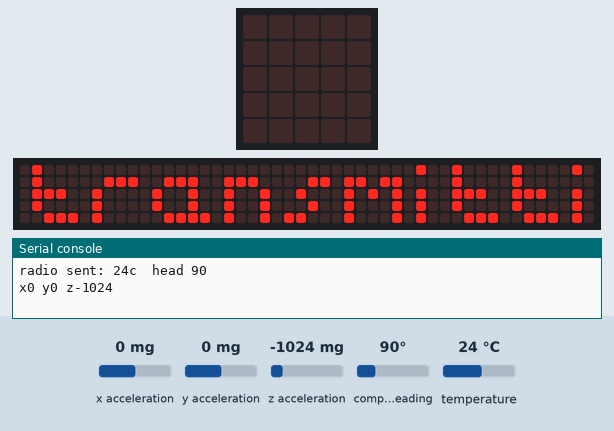
This program was run on a simulated BBC micro:bit running MicroPython. On the bench: the board's 5×5 LED display, a strip that is not on the board, showing the scrolling text unrolled, the last lines printed to the serial console. The test bench sets the inputs (shaded band); at power-on: x acceleration 0 mg, y acceleration 0 mg, z acceleration -1024 mg, compass heading 90°, temperature 24 °C. No radio messages arrive unless stated (any console line starting 'radio sent:' is added by the test bench); the 48×5 strip is a reading aid, not a part: it shows the text the display is scrolling, unrolled, one strip-width of it at a time; the compass is already calibrated.

Above: at 0.2 s.
At 1.82 s:
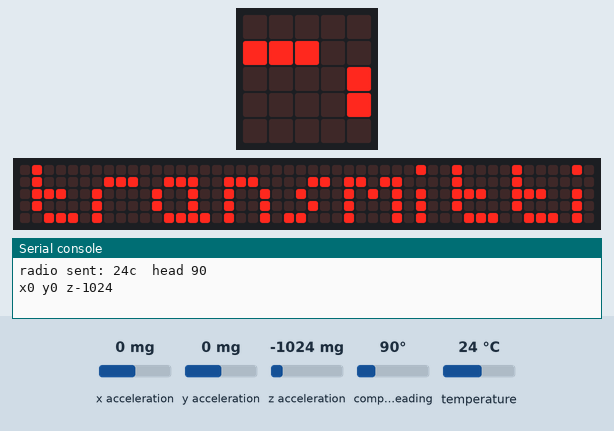
At 3.62 s:
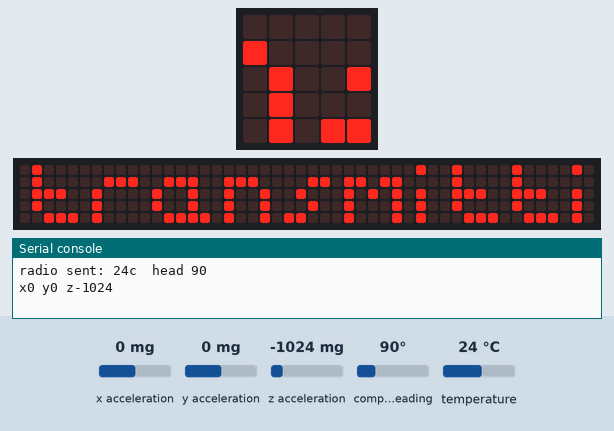
At 7.07 s:
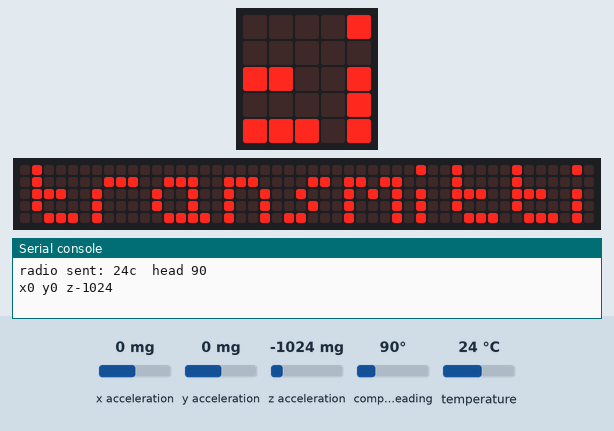
At 10.52 s:
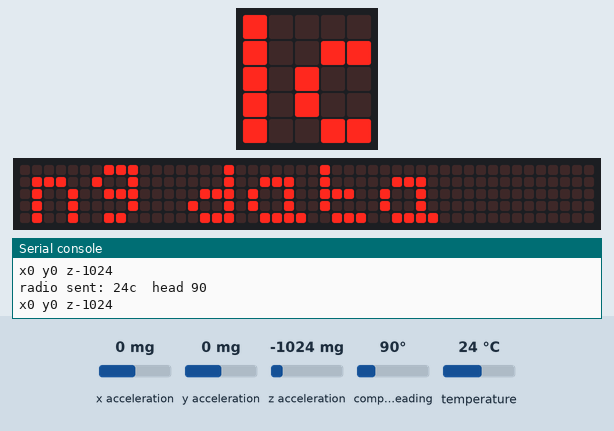
At 14.12 s:
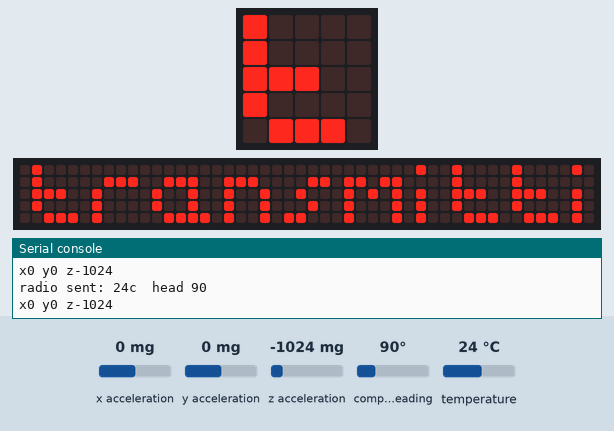

The program:

wireless_data_logger.py
```python
# transmits accelerometer, compass and temperature data every 10 seconds
# by Giles Booth @blogmywiki

from microbit import *
import radio

compass.calibrate()
# remove next line to save power
display.scroll('transmitting data', wait=False, loop=True)
radio.on()

while True:
    x = accelerometer.get_x()
    y = accelerometer.get_y()
    z = accelerometer.get_z()
    tx_message = str(temperature())+"c  head "+str(compass.heading())+"\nx"+str(x)+" y"+str(y)+" z"+str(z)
    radio.send(tx_message)
    sleep(10000)
```

Measured:
- by itself, everything shown: repeats every 13.2 s, in 88 steps
